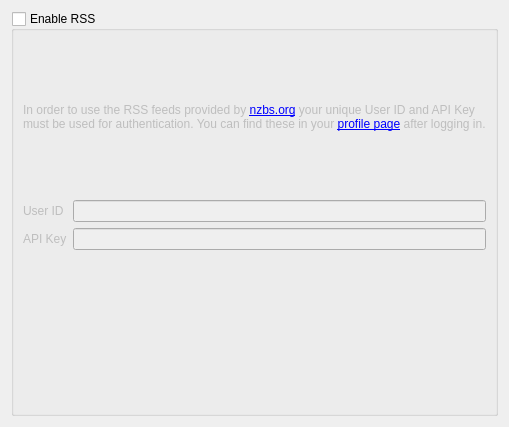
<?xml version="1.0" encoding="UTF-8"?>
<ui version="4.0">
 <class>rss_nzbs</class>
 <widget class="QWidget" name="rss_nzbs">
  <property name="geometry">
   <rect>
    <x>0</x>
    <y>0</y>
    <width>509</width>
    <height>427</height>
   </rect>
  </property>
  <property name="windowTitle">
   <string>nzbs.org</string>
  </property>
  <layout class="QHBoxLayout" name="horizontalLayout">
   <item>
    <widget class="QGroupBox" name="grpEnable">
     <property name="title">
      <string>Enable RSS </string>
     </property>
     <property name="checkable">
      <bool>true</bool>
     </property>
     <property name="checked">
      <bool>false</bool>
     </property>
     <layout class="QVBoxLayout" name="verticalLayout">
      <item>
       <widget class="QLabel" name="label">
        <property name="sizePolicy">
         <sizepolicy hsizetype="Preferred" vsizetype="Expanding">
          <horstretch>0</horstretch>
          <verstretch>0</verstretch>
         </sizepolicy>
        </property>
        <property name="text">
         <string>&lt;html&gt;&lt;head/&gt;&lt;body&gt;&lt;p&gt;In order to use the RSS feeds provided by &lt;a href=&quot;http://nzbs.org&quot;&gt;&lt;span style=&quot; text-decoration: underline; color:#0000ff;&quot;&gt;nzbs.org&lt;/span&gt;&lt;/a&gt; your unique User ID and API Key must be used for authentication. You can find these in your &lt;a href=&quot;http://nzbs.org/profile/&quot;&gt;&lt;span style=&quot; text-decoration: underline; color:#0000ff;&quot;&gt;profile page&lt;/span&gt;&lt;/a&gt; after logging in.&lt;/p&gt;&lt;/body&gt;&lt;/html&gt;</string>
        </property>
        <property name="textFormat">
         <enum>Qt::RichText</enum>
        </property>
        <property name="wordWrap">
         <bool>true</bool>
        </property>
        <property name="openExternalLinks">
         <bool>true</bool>
        </property>
       </widget>
      </item>
      <item>
       <layout class="QGridLayout" name="gridLayout">
        <item row="0" column="0">
         <widget class="QLabel" name="label_2">
          <property name="text">
           <string>User ID</string>
          </property>
         </widget>
        </item>
        <item row="1" column="0">
         <widget class="QLabel" name="label_3">
          <property name="text">
           <string>API Key</string>
          </property>
         </widget>
        </item>
        <item row="1" column="1">
         <widget class="QLineEdit" name="editAPIKey"/>
        </item>
        <item row="0" column="1">
         <widget class="QLineEdit" name="editUserID"/>
        </item>
       </layout>
      </item>
      <item>
       <spacer name="verticalSpacer_2">
        <property name="orientation">
         <enum>Qt::Vertical</enum>
        </property>
        <property name="sizeHint" stdset="0">
         <size>
          <width>20</width>
          <height>40</height>
         </size>
        </property>
       </spacer>
      </item>
     </layout>
    </widget>
   </item>
  </layout>
 </widget>
 <tabstops>
  <tabstop>grpEnable</tabstop>
  <tabstop>editUserID</tabstop>
  <tabstop>editAPIKey</tabstop>
 </tabstops>
 <resources/>
 <connections/>
</ui>
